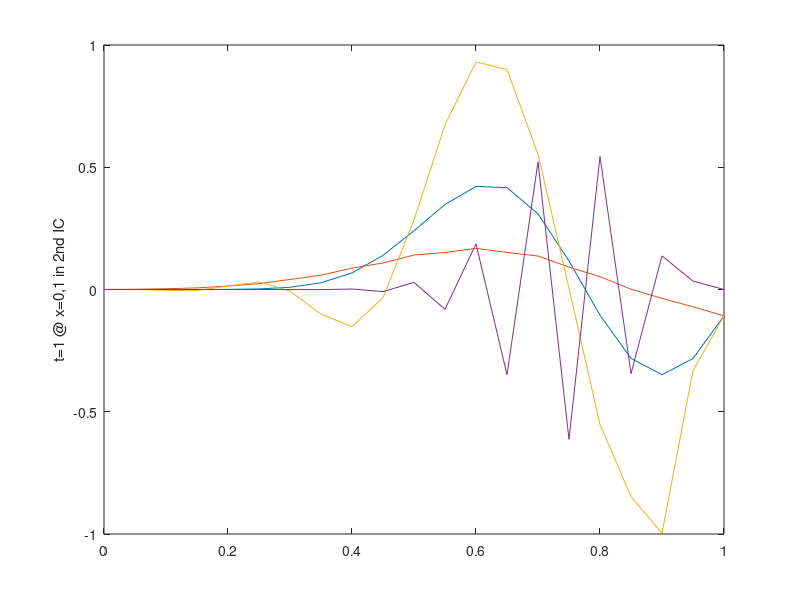

This figure's MATLAB source:
close all
clear
clc

nu=0.5;
h=0.05;
                                              % 2nd IC Upwind Method
un=zeros(21,1); 
u0=zeros(21,1);
for s=1:21
 u0(s,1)=sin(4*pi*(s-1)*h);
end                                           % 2nd IC
for j=1:21                                    % Temporal Nodes
for i=2:21                                    % Spatial  Nodes   
un(i,1)=(1-nu)*u0(i,1)  + nu*u0(i-1,1);
end
u0=un;
end
x=linspace(0,1,21);
plot(x,un);
hold on
%%
for s=1:21
 u0(s,1)=sin(4*pi*(s-1)*h);                   % 2nd IC Lax Method
end                                           % 2nd IC
for j=1:21                                    % Temporal Nodes
for i=2:20                                    % Spatial  Nodes   
un(i,1)=((1+nu)/2)*u0(i-1,1)  + ((1-nu)/2)*u0(i+1,1);
end
u0=un;
end
plot(x,un);
hold on
%%
for s=1:21                                    % 2nd IC Lax-Wendroff Method
 u0(s,1)=sin(4*pi*(s-1)*h);
end                                           % 2nd IC
for j=1:21                                    % Temporal Nodes
for i=2:20                                    % Spatial  Nodes   
un(i,1)=(((nu^2)+nu)/2)*u0(i-1,1)  + (1-(nu^2))*u0(i,1) + (((nu^2)-nu)/2)*u0(i+1,1);
end
u0=un;
end
plot(x,un);
ylabel(' t=1 @ x=0,1 in 2nd IC ');
%%
                                              % 2nd IC McCormack Method
for s=1:21
 u0(s,1)=sin(4*pi*(s-1)*h);
end                                           % 2nd IC
for j=1:21                                    % Temporal Nodes
for i=1:20                                    % Spatial  Nodes   
un(i,1)= (1+nu)*u0(i,1)  -  nu*u0(i+1,1);
end
u0=un;
end
u0=zeros(21,1);
u0(1:5,1)=u0(1:5,1)+1; 
for k=1:21
    for w=1:21
        un(i,1)=(nu/2)*un(i-1,1) + 0.5*u0(i,1) + ((1-nu)/2)*un(i+1,1);
    end
end
x=linspace(0,1,21);
un=un./100000;
plot(x,un);
